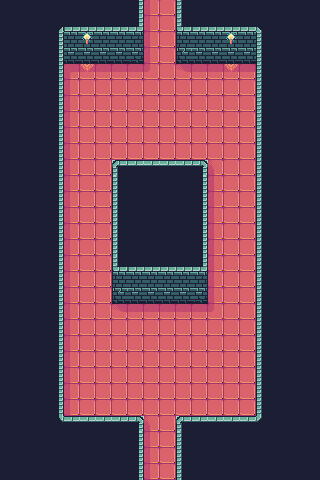

This is a level from a 2D game, rendered from its Tiled map with the project's own tilesets. A one-line summary and the complete map file follow:
An orthogonal 20x30 tile map with 16x16 px tiles, 2 tile layers (prototype, base) and 2 objects (north_exit, south_exit).

<map version="1.10" tiledversion="1.10.2" orientation="orthogonal" renderorder="right-down" width="20" height="30" tilewidth="16" tileheight="16" infinite="0" nextlayerid="12" nextobjectid="3">
 <tileset firstgid="1" source="../FaerieForest_PetricakeGamesTSX.tsx" />
 <layer id="1" name="prototype" width="20" height="30">
  <data encoding="csv">
163,163,163,163,163,163,163,163,166,169,169,166,163,163,163,163,163,163,163,163,
163,163,163,163,163,163,163,163,166,169,169,166,163,163,163,163,163,163,163,163,
163,163,163,166,166,168,166,166,166,169,169,166,166,166,168,166,166,163,163,163,
163,163,163,166,166,166,166,166,166,169,169,166,166,166,166,166,166,163,163,163,
163,163,163,166,169,169,169,169,169,169,169,169,169,169,169,169,166,163,163,163,
163,163,163,166,169,169,169,169,169,169,169,169,169,169,169,169,166,163,163,163,
163,163,163,166,169,169,169,169,169,169,169,169,169,169,169,169,166,163,163,163,
163,163,163,166,169,169,169,169,169,169,169,169,169,169,169,169,166,163,163,163,
163,163,163,166,169,169,169,169,169,169,169,169,169,169,169,169,166,163,163,163,
163,163,163,166,169,169,169,169,169,169,169,169,169,169,169,169,166,163,163,163,
163,163,163,166,169,169,169,166,166,166,166,166,166,169,169,169,166,163,163,163,
163,163,163,166,169,169,169,166,163,163,163,163,166,169,169,169,166,163,163,163,
163,163,163,166,169,169,169,166,163,163,163,163,166,169,169,169,166,163,163,163,
163,163,163,166,169,169,169,166,163,163,163,163,166,169,169,169,166,163,163,163,
163,163,163,166,169,169,169,166,163,163,163,163,166,169,169,169,166,163,163,163,
163,163,163,166,169,169,169,166,163,163,163,163,166,169,169,169,166,163,163,163,
163,163,163,166,169,169,169,166,163,163,163,163,166,169,169,169,166,163,163,163,
163,163,163,166,169,169,169,166,166,166,166,166,166,169,169,169,166,163,163,163,
163,163,163,166,169,169,169,166,166,166,166,166,166,169,169,169,166,163,163,163,
163,163,163,166,169,169,169,169,169,169,169,169,169,169,169,169,166,163,163,163,
163,163,163,166,169,169,169,169,169,169,169,169,169,169,169,169,166,163,163,163,
163,163,163,166,169,169,169,169,169,169,169,169,169,169,169,169,166,163,163,163,
163,163,163,166,169,169,169,169,169,169,169,169,169,169,169,169,166,163,163,163,
163,163,163,166,169,169,169,169,169,169,169,169,169,169,169,169,166,163,163,163,
163,163,163,166,169,169,169,169,169,169,169,169,169,169,169,169,166,163,163,163,
163,163,163,166,169,169,169,169,169,169,169,169,169,169,169,169,166,163,163,163,
163,163,163,166,166,166,166,166,166,169,169,166,166,166,166,166,166,163,163,163,
163,163,163,163,163,163,163,163,166,169,169,166,163,163,163,163,163,163,163,163,
163,163,163,163,163,163,163,163,166,169,169,166,163,163,163,163,163,163,163,163,
163,163,163,163,163,163,163,163,166,169,169,166,163,163,163,163,163,163,163,163
</data>
 </layer>
 <objectgroup id="10" name="objects_01">
  <object id="1" name="north_exit" x="160.5" y="2.5">
   <point />
  </object>
  <object id="2" name="south_exit" x="159.75" y="479">
   <point />
  </object>
 </objectgroup>
 <layer id="11" name="base" width="20" height="30">
  <data encoding="csv">
115,115,115,115,115,115,115,115,37,61,41,40,115,115,115,115,115,115,115,115,
115,115,115,1,5,5,5,5,42,61,41,45,5,5,5,5,4,115,115,115,
115,115,115,37,21,7,21,21,164,61,41,165,21,21,7,21,40,115,115,115,
115,115,115,37,8,8,8,8,60,61,41,63,8,8,8,8,40,115,115,115,
115,115,115,37,43,25,26,26,26,79,41,151,26,26,25,26,40,115,115,115,
115,115,115,37,61,41,41,41,41,41,41,41,41,41,41,41,40,115,115,115,
115,115,115,37,61,41,41,41,41,41,41,41,41,41,41,41,40,115,115,115,
115,115,115,37,61,41,41,41,41,41,41,41,41,41,41,41,40,115,115,115,
115,115,115,37,61,41,41,41,41,41,41,41,41,41,41,41,40,115,115,115,
115,115,115,37,61,41,41,41,41,41,41,41,41,41,41,41,40,115,115,115,
115,115,115,37,61,41,41,9,6,6,6,6,27,80,41,41,40,115,115,115,
115,115,115,37,61,41,41,40,115,115,115,115,37,61,41,41,40,115,115,115,
115,115,115,37,61,41,41,40,115,115,115,115,37,61,41,41,40,115,115,115,
115,115,115,37,61,41,41,40,115,115,115,115,37,61,41,41,40,115,115,115,
115,115,115,37,61,41,41,40,115,115,115,115,37,61,41,41,40,115,115,115,
115,115,115,37,61,41,41,40,115,115,115,115,37,61,41,41,40,115,115,115,
115,115,115,37,61,41,41,45,5,5,5,5,42,61,41,41,40,115,115,115,
115,115,115,37,61,41,41,165,21,21,21,21,164,61,41,41,40,115,115,115,
115,115,115,37,61,41,41,63,8,8,8,8,60,61,41,41,40,115,115,115,
115,115,115,37,61,41,41,151,26,26,26,26,26,79,41,41,40,115,115,115,
115,115,115,37,61,41,41,41,41,41,41,41,41,41,41,41,40,115,115,115,
115,115,115,37,61,41,41,41,41,41,41,41,41,41,41,41,40,115,115,115,
115,115,115,37,61,41,41,41,41,41,41,41,41,41,41,41,40,115,115,115,
115,115,115,37,61,41,41,41,41,41,41,41,41,41,41,41,40,115,115,115,
115,115,115,37,61,41,41,41,41,41,41,41,41,41,41,41,40,115,115,115,
115,115,115,37,61,41,41,41,41,41,41,41,41,41,41,41,40,115,115,115,
115,115,115,73,6,6,6,6,27,80,41,9,6,6,6,6,76,115,115,115,
115,115,115,115,115,115,115,115,37,61,41,40,115,115,115,115,115,115,115,115,
115,115,115,115,115,115,115,115,37,61,41,40,115,115,115,115,115,115,115,115,
115,115,115,115,115,115,115,115,37,61,41,40,115,115,115,115,115,115,115,115
</data>
 </layer>
</map>
